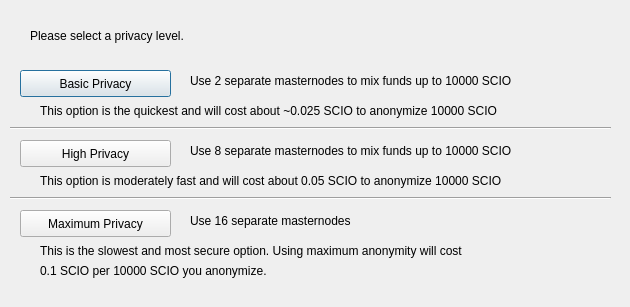
<?xml version="1.0" encoding="UTF-8"?>
<ui version="4.0">
 <class>ObfuscationConfig</class>
 <widget class="QDialog" name="ObfuscationConfig">
  <property name="geometry">
   <rect>
    <x>0</x>
    <y>0</y>
    <width>630</width>
    <height>307</height>
   </rect>
  </property>
  <property name="windowTitle">
   <string>Configure Obfuscation</string>
  </property>
  <widget class="QPushButton" name="buttonBasic">
   <property name="geometry">
    <rect>
     <x>20</x>
     <y>70</y>
     <width>151</width>
     <height>27</height>
    </rect>
   </property>
   <property name="text">
    <string>Basic Privacy</string>
   </property>
  </widget>
  <widget class="QPushButton" name="buttonHigh">
   <property name="geometry">
    <rect>
     <x>20</x>
     <y>140</y>
     <width>151</width>
     <height>27</height>
    </rect>
   </property>
   <property name="text">
    <string>High Privacy</string>
   </property>
  </widget>
  <widget class="QPushButton" name="buttonMax">
   <property name="geometry">
    <rect>
     <x>20</x>
     <y>210</y>
     <width>151</width>
     <height>27</height>
    </rect>
   </property>
   <property name="text">
    <string>Maximum Privacy</string>
   </property>
  </widget>
  <widget class="QLabel" name="label">
   <property name="geometry">
    <rect>
     <x>30</x>
     <y>20</y>
     <width>571</width>
     <height>31</height>
    </rect>
   </property>
   <property name="text">
    <string>Please select a privacy level.</string>
   </property>
  </widget>
  <widget class="QLabel" name="label_2">
   <property name="geometry">
    <rect>
     <x>190</x>
     <y>70</y>
     <width>421</width>
     <height>21</height>
    </rect>
   </property>
   <property name="text">
    <string>Use 2 separate masternodes to mix funds up to 10000 SCIO</string>
   </property>
  </widget>
  <widget class="QLabel" name="label_3">
   <property name="geometry">
    <rect>
     <x>190</x>
     <y>140</y>
     <width>411</width>
     <height>21</height>
    </rect>
   </property>
   <property name="text">
    <string>Use 8 separate masternodes to mix funds up to 10000 SCIO</string>
   </property>
  </widget>
  <widget class="QLabel" name="label_4">
   <property name="geometry">
    <rect>
     <x>190</x>
     <y>210</y>
     <width>421</width>
     <height>21</height>
    </rect>
   </property>
   <property name="text">
    <string>Use 16 separate masternodes</string>
   </property>
  </widget>
  <widget class="QLabel" name="label_6">
   <property name="geometry">
    <rect>
     <x>40</x>
     <y>100</y>
     <width>561</width>
     <height>21</height>
    </rect>
   </property>
   <property name="text">
    <string>This option is the quickest and will cost about ~0.025 SCIO to anonymize 10000 SCIO</string>
   </property>
  </widget>
  <widget class="QLabel" name="label_7">
   <property name="geometry">
    <rect>
     <x>40</x>
     <y>170</y>
     <width>561</width>
     <height>21</height>
    </rect>
   </property>
   <property name="text">
    <string>This option is moderately fast and will cost about 0.05 SCIO to anonymize 10000 SCIO</string>
   </property>
  </widget>
  <widget class="QLabel" name="label_8">
   <property name="geometry">
    <rect>
     <x>40</x>
     <y>240</y>
     <width>561</width>
     <height>21</height>
    </rect>
   </property>
   <property name="text">
    <string>This is the slowest and most secure option. Using maximum anonymity will cost</string>
   </property>
  </widget>
  <widget class="QLabel" name="label_9">
   <property name="geometry">
    <rect>
     <x>40</x>
     <y>260</y>
     <width>561</width>
     <height>21</height>
    </rect>
   </property>
   <property name="text">
    <string>0.1 SCIO per 10000 SCIO you anonymize.</string>
   </property>
  </widget>
  <widget class="Line" name="line">
   <property name="geometry">
    <rect>
     <x>10</x>
     <y>120</y>
     <width>601</width>
     <height>16</height>
    </rect>
   </property>
   <property name="orientation">
    <enum>Qt::Horizontal</enum>
   </property>
  </widget>
  <widget class="Line" name="line_2">
   <property name="geometry">
    <rect>
     <x>10</x>
     <y>190</y>
     <width>601</width>
     <height>16</height>
    </rect>
   </property>
   <property name="orientation">
    <enum>Qt::Horizontal</enum>
   </property>
  </widget>
 </widget>
 <resources/>
 <connections/>
</ui>
